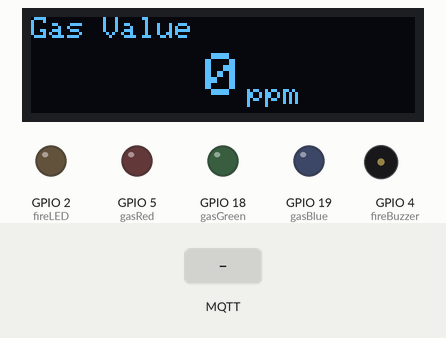
The sketch below on a simulated ESP32. On the bench: 128×32 one-colour display, output pins drawn as LEDs (lit = HIGH), buzzer (waves = sounding). Inputs (shaded band) come from the test bench. WiFi joins after 1.5 s; servers stay silent unless stated; no MQTT or app messages arrive unless stated; names the files do not define were given values by the test bench: YOUR_MQTT_BROKER_PORT = 1883; what the sketch prints to the serial monitor is not drawn.

Above: at 3.2 s.
3.3 s: MQTT message "0" arrives on the first subscribed topic
At 4.3 s:
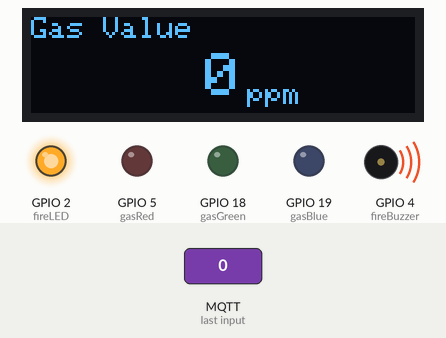
4.8 s: MQTT message "1" arrives on the first subscribed topic
At 5.4 s:
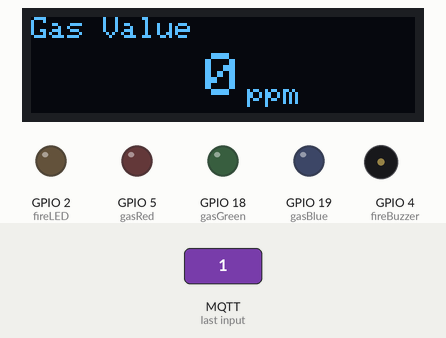
Timing chart, 0 to 7.8 s (numbered marks = the images above; inputs shaded):
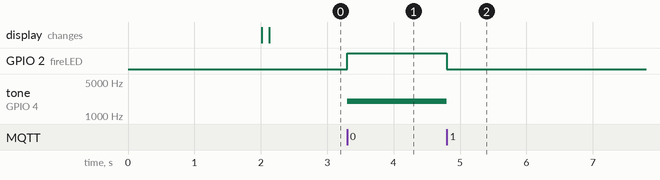

Measured:
- after the input at 3.3 s, GPIO 2 (fireLED): LOW → HIGH at once; tone on GPIO 4 (fireBuzzer): silent → 2000 Hz at once
- after the input at 4.8 s, GPIO 2 (fireLED): HIGH → LOW at once; tone on GPIO 4 (fireBuzzer): 2000 Hz → silent at once

The sketch:

gas-and-fire-detection_indicator.ino
```cpp
// LIBRARY CONFIGURATION
#include <Adafruit_GFX.h>
#include <Adafruit_SSD1306.h>
#include <WiFi.h>
#include <WiFiClientSecure.h>
#include <PubSubClient.h>

// WIFI CONFIGURATION
const char* ssid = "YOUR_WIFI_SSID";
const char* password = "YOUR_WIFI_PASSWORD";

// MQTT BROKER CONFIGURATION
const char* mqtt_server = "YOUR_MQTT_BROKER_SERVER";
const int mqtt_port = YOUR_MQTT_BROKER_PORT;
const char* mqtt_user = "YOUR_MQTT_BROKER_USERNAME";
const char* mqtt_password = "YOUR_MQTT_BROKER_PASSWORD";

// MQTT TOPIC CONFIGURATION
const char* fireTopic = "YOUR_MQTT_TOPICS";
const char* gasTopic = "YOUR_MQTT_TOPICS";

// MQTT BROKER CERTIFICATE
static const char* root_ca PROGMEM = "YOUR_CA_CERTIFICATE";

// WIFI AND MQTT CLIENT CONFIGURATION
WiFiClientSecure espClient;
PubSubClient client(espClient);

// OLED SCREEN CONFIGURATION
const int SCREEN_WIDTH = 128;
const int SCREEN_HEIGHT = 32;
Adafruit_SSD1306 oled(SCREEN_WIDTH, SCREEN_HEIGHT, &Wire, -1);

// GAS LEDs
const int gasRed = 5;
const int gasGreen = 18;
const int gasBlue = 19;

// FIRE LED
const int fireLED = 2;

// FIRE BUZZER
const int fireBuzzer = 4;

// GLOBAL VARIABLE OF SENSOR DATA
int gasValue;

void setup() {
  Serial.begin(115200);

  // Initializing WiFi and MQTT Connection
  setupWifi();
  espClient.setCACert(root_ca);
  client.setServer(mqtt_server, mqtt_port);
  client.setCallback(callback);

  // Initializing the OLED display
  if (!oled.begin(SSD1306_SWITCHCAPVCC, 0x3C)) {
    Serial.println(F("SSD1306 allocation failed"));
    for (;;);
  }
  oled.clearDisplay();
  oled.display();

  // Setting GPIO pins as output for LEDs
  pinMode(fireLED, OUTPUT);
  pinMode(gasRed, OUTPUT);
  pinMode(gasGreen, OUTPUT);
  pinMode(gasBlue, OUTPUT);
}

void loop() {
  if (!client.connected()) {
    reconnect(); // Reconnecting to MQTT broker if the connection is lost
  }
  client.loop(); // Listening for MQTT messages

  printLCD(); // Updating the OLED display with the latest sensor data
}

// THIS FUNCTION IS CALLED WHEN AN MQTT MESSAGE IS RECEIVED
void callback(char* topic, byte* payload, unsigned int length) {
  Serial.print("Message arrived [");
  Serial.print(topic);
  Serial.print("]: ");

  String message;
  for (int i = 0; i < length; i++) {
    Serial.print((char)payload[i]);
    message += (char)payload[i];
  }
  Serial.println();

  // Handling messages for fire detection
  if (String(topic) == fireTopic) {
    if (message == "1") {
      digitalWrite(fireLED, LOW);
      Serial.println("FIRE NOT DETECTED");
      noTone(fireBuzzer);
    } else if (message == "0") {
      digitalWrite(fireLED, HIGH);
      tone(fireBuzzer, 2000);
      Serial.println("FIRE DETECTED!");
    }
  // Handling messages for gas detection
  } else if (String(topic) == gasTopic) {
    gasValue = message.toInt();
    if (gasValue < 400) {
      digitalWrite(gasRed, HIGH);
      digitalWrite(gasGreen, LOW);
      digitalWrite(gasBlue, HIGH);
    } else if (gasValue >= 400 && gasValue <= 1000) {
      digitalWrite(gasRed, LOW);
      digitalWrite(gasGreen, LOW);
      digitalWrite(gasBlue, HIGH);
    } else {
      digitalWrite(gasRed, LOW);
      digitalWrite(gasGreen, HIGH);
      digitalWrite(gasBlue, HIGH);
    }
  }

  Serial.println();
}

// FUNCTION TO CONNECT TO THE WIFI NETWORK
void setupWifi() {
  delay(10);
  Serial.println();
  Serial.print("Connecting to ");
  Serial.println(ssid);

  WiFi.begin(ssid, password); // Start connecting to the Wi-Fi network

  while (WiFi.status() != WL_CONNECTED) {
    delay(1000);
    Serial.print(".");
  }

  Serial.println("");
  Serial.println("WiFi connected");
  Serial.println("IP address: ");
  Serial.println(WiFi.localIP()); // Print the local IP address after successful connection
}

// FUNCTION TO RECONNECT TO THE MQTT BROKER IF THE CONNECTION IS LOST
void reconnect() {
  while (!client.connected()) {
    String client_id = "YOUR_CLIENT_ID";
    client_id += String(WiFi.macAddress());
    Serial.printf("The client %s connects to the public MQTT broker\n", client_id.c_str());
    Serial.print("Attempting MQTT connection...");
    if (client.connect(client_id.c_str(), mqtt_user, mqtt_password)) {
      Serial.println("connected");
      client.subscribe(fireTopic); // Subscribe to fire detection topic
      client.subscribe(gasTopic);  // Subscribe to gas detection topic
    } else {
      Serial.print("failed, rc=");
      Serial.print(client.state());
      Serial.println(" try again in 5 seconds");
      delay(5000);
    }
  }
}

// FUNCTION TO UPDATE THE OLED DISPLAY WITH THE GAS SENSOR VALUE
void printLCD() {
  oled.clearDisplay();
  oled.setTextColor(WHITE);

  // Set small text for "Gas Value"
  oled.setTextSize(1);
  oled.setCursor(0, 0);
  oled.print("Gas Value");

  // Calculate position for the gas value
  int valueWidth = 12 * String(gasValue).length();
  int valuePosition = (SCREEN_WIDTH - valueWidth) / 2;

  // Set large text for gas value
  oled.setTextSize(2);
  oled.setCursor(valuePosition, 12);  // Position the value
  oled.printf("%d", gasValue);

  // Set small text for "ppm" as subscript
  oled.setTextSize(1);
  oled.setCursor(valuePosition + valueWidth + 2, 22);  // Position "ppm" just to the right of the gas value
  oled.print("ppm");

  oled.display();  // Display the changes
}
```
